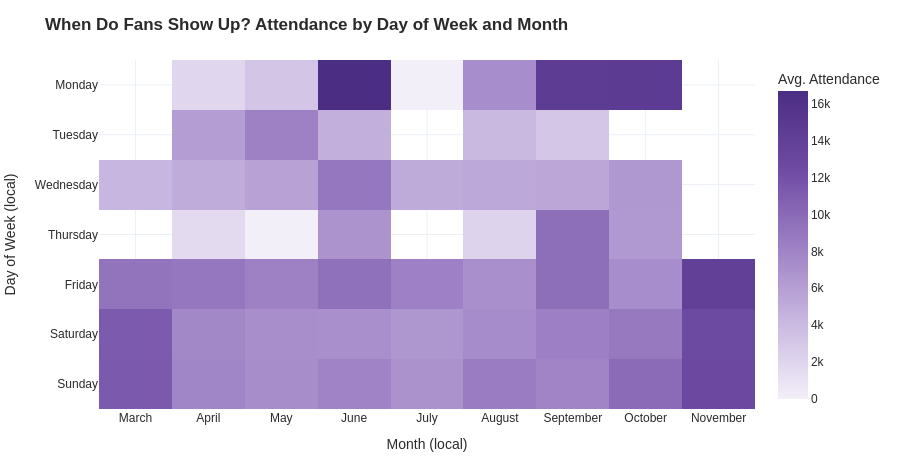

The code cell stored with this chart in its notebook:
### Markdown cell above
## When do fans show up? Scheduling patterns

Initially saw massive attendence increase for Monday games, but after second look, these were all West Coast Sunday night games. To fix this, converting every game to its native time one. Most of those games were actually played on Monday. Not 100% fool-proof for daylight savings time, but mostly matches the NWSL's March-November season.

Even after the fix, a handful of dark "Monday" cells remain in the heatmap below -- checked those individually too, and they're real (Memorial Day games, and several Angel City FC prime-time Monday showcases that drew 15-22k), just a small sample of a few games rather than a broad weekly pattern. The hover on each cell shows the game count so you can tell a real pattern from a thin one.

### Code cell
# 1. Approximate local-time UTC offset per stadium (seasonal/DST offset, since NWSL plays
STATE_OFFSET = {
    "California": -7, "Washington": -7, "Oregon": -7,
    "Utah": -6, "Colorado": -6,
    "Texas": -5, "Kansas": -5, "Missouri": -5, "Illinois": -5,
    "Ohio": -4, "Kentucky": -4, "New Jersey": -4, "Pennsylvania": -4,
    "North Carolina": -4, "Florida": -4, "Maryland": -4, "Massachusetts": -4,
    "District of Columbia": -4, "New York": -4,
}
# A handful of stadiums have no city/province in the wiki-merged table, filled in by hand
STADIUM_OFFSET_OVERRIDE = {
    "Field of Legends": -5, "Northwestern Stadium": -5, "Snapdragon Stadium": -7,
    "CPKC Stadium": -5, "Jordan Field": -5, "Rochester Rinos Stadium": -4,
    "UW Medicine Pitch at Memorial Stadium": -7, "Osceola Heritage Park": -4,
    "Moda Field": -7, "Yurcak Field": -4,
}

stadium_offsets = stadiums[["stadium_id", "stadium_name", "province"]].copy()
stadium_offsets["utc_offset"] = (
    stadium_offsets["stadium_name"].map(STADIUM_OFFSET_OVERRIDE)
    .fillna(stadium_offsets["province"].map(STATE_OFFSET))
)

# 2. Convert each game to local kickoff time
schedule = games[games["league"] == "nwsl"].dropna(subset=["attendance", "stadium_id"]).merge(
    stadium_offsets[["stadium_id", "utc_offset"]], on="stadium_id", how="left",
)
n_dropped = schedule["utc_offset"].isna().sum()
schedule = schedule.dropna(subset=["utc_offset"])
schedule["date_time_utc"] = pd.to_datetime(schedule["date_time_utc"])
schedule["local_dt"] = schedule["date_time_utc"] + pd.to_timedelta(schedule["utc_offset"], unit="h")
schedule["day_of_week"] = schedule["local_dt"].dt.day_name()
schedule["month"] = schedule["local_dt"].dt.month_name()

print(f"Dropped {n_dropped} games at stadiums with no location metadata")

# 3. Heatmap: avg attendance by day-of-week x month (local time)
dow_order = ["Monday", "Tuesday", "Wednesday", "Thursday", "Friday", "Saturday", "Sunday"]
month_order = ["March", "April", "May", "June", "July", "August", "September", "October", "November"]

heat_pivot = schedule.pivot_table(index="day_of_week", columns="month", values="attendance", aggfunc="mean")
heat_pivot = heat_pivot.reindex(index=dow_order, columns=[m for m in month_order if m in heat_pivot.columns])
count_pivot = schedule.pivot_table(index="day_of_week", columns="month", values="game_id", aggfunc="count")
count_pivot = count_pivot.reindex(index=dow_order, columns=heat_pivot.columns)

fig = px.imshow(
    heat_pivot,
    color_continuous_scale=NWSL_SEQUENTIAL,
    aspect="auto",
    labels={"color": "Avg. Attendance", "x": "Month (local)", "y": "Day of Week (local)"},
    title="<b>When Do Fans Show Up? Attendance by Day of Week and Month</b>",
)
# Overlay game counts so a reader can see which cells are thin samples- playoffs, weekday rarities
fig.update_traces(
    customdata=count_pivot.values,
    hovertemplate="%{y}, %{x}<br>Avg. attendance: %{z:,.0f}<br>Games: %{customdata}<extra></extra>",
)
fig = style_plotly_fig(fig)
fig.update_layout(height=460, margin={"t": 60, "b": 40, "l": 10, "r": 10})
fig.write_image(os.path.join(OUTPUT_DIR, "nwsl_scheduling_heatmap.png"))
fig.show()

### Figure 1 — Plotly figure (JSON) as saved in the notebook; plotly's stock layout.template omitted (floating-point values rounded to 4 significant figures)
{"data": [{"coloraxis": "coloraxis", "customdata": [[NaN, 2.0, 3.0, 1.0, 2.0, 1.0, 3.0, 2.0, NaN], [NaN, 3.0, 1.0, 4.0, NaN, 3.0, 4.0, NaN, NaN], [9.0, 16.0, 35.0, 19.0, 16.0, 20.0, 20.0, 7.0, NaN], [NaN, 3.0, 1.0, 1.0, NaN, 3.0, 2.0, 1.0, NaN], [21.0, 27.0, 43.0, 24.0, 41.0, 35.0, 26.0, 16.0, 4.0], [47.0, 92.0, 106.0, 97.0, 91.0, 83.0, 80.0, 44.0, 11.0], [20.0, 38.0, 81.0, 44.0, 45.0, 55.0, 61.0, 43.0, 21.0]], "hovertemplate": "%{y}, %{x}<br>Avg. attendance: %{z:,.0f}<br>Games: %{customdata}<extra></extra>", "name": "0", "type": "heatmap", "x": ["March", "April", "May", "June", "July", "August", "September", "October", "November"], "xaxis": "x", "y": ["Monday", "Tuesday", "Wednesday", "Thursday", "Friday", "Saturday", "Sunday"], "yaxis": "y", "z": [[NaN, 1871.0, 3172.0, 16680.0, 0.0, 7290.0, 14520.0, 14620.0, NaN], [NaN, 6172.0, 8182.0, 4814.0, NaN, 4191.0, 3141.0, NaN, NaN], [4320.0, 5048.0, 5827.0, 9006.0, 5110.0, 5238.0, 5461.0, 6620.0, NaN], [NaN, 1601.0, 0.0, 6870.0, NaN, 2137.0, 9687.0, 6508.0, NaN], [9222.0, 8990.0, 8170.0, 9497.0, 8261.0, 7120.0, 9702.0, 7337.0, 13990.0], [11220.0, 7686.0, 7274.0, 7094.0, 6633.0, 7378.0, 8335.0, 8818.0, 12580.0], [11290.0, 7848.0, 7276.0, 8075.0, 6942.0, 8562.0, 7999.0, 9913.0, 12750.0]]}], "layout": {"coloraxis": {"autocolorscale": false, "colorbar": {"title": {"text": "Avg. Attendance"}}, "colorscale": [[0, "#F3EFF9"], [0.25, "#C9B8E0"], [0.5, "#9C7FC4"], [0.75, "#6E4AA3"], [1, "#4B2E83"]]}, "colorway": ["#4B2E83", "#00A398", "#E34948", "#F2A93B", "#2E5EAA", "#8C6BB1", "#59A14F"], "font": {"color": "#2a2a2a", "family": "Arial, sans-serif"}, "height": 460, "margin": {"b": 40, "l": 10, "r": 10, "t": 60}, "title": {"text": "<b>When Do Fans Show Up? Attendance by Day of Week and Month</b>"}, "xaxis": {"anchor": "y", "domain": [0, 1], "title": {"text": "Month (local)"}}, "yaxis": {"anchor": "x", "autorange": "reversed", "domain": [0, 1], "title": {"text": "Day of Week (local)"}}}}
